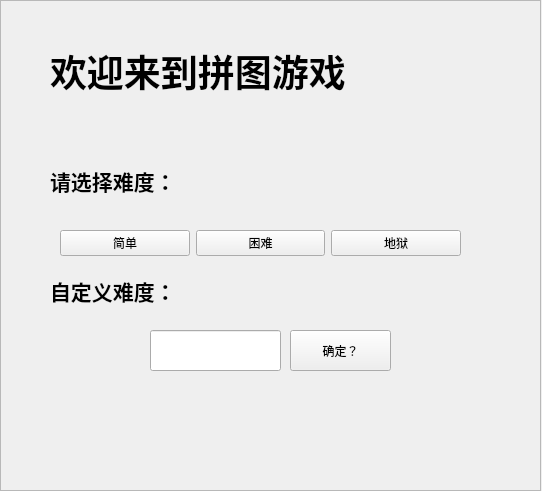
<?xml version="1.0" encoding="UTF-8"?>
<ui version="4.0">
 <class>Form_welcome</class>
 <widget class="QWidget" name="Form_welcome">
  <property name="geometry">
   <rect>
    <x>0</x>
    <y>0</y>
    <width>542</width>
    <height>491</height>
   </rect>
  </property>
  <property name="windowTitle">
   <string>Welcome!</string>
  </property>
  <property name="styleSheet">
   <string notr="true"/>
  </property>
  <widget class="QFrame" name="frame">
   <property name="geometry">
    <rect>
     <x>0</x>
     <y>0</y>
     <width>541</width>
     <height>491</height>
    </rect>
   </property>
   <property name="styleSheet">
    <string notr="true">#frame{
border-image: url(:/picture/background.png);
}
</string>
   </property>
   <property name="frameShape">
    <enum>QFrame::StyledPanel</enum>
   </property>
   <property name="frameShadow">
    <enum>QFrame::Raised</enum>
   </property>
   <widget class="QLabel" name="label">
    <property name="geometry">
     <rect>
      <x>50</x>
      <y>20</y>
      <width>451</width>
      <height>101</height>
     </rect>
    </property>
    <property name="font">
     <font>
      <family>楷体</family>
      <pointsize>28</pointsize>
      <weight>75</weight>
      <bold>true</bold>
     </font>
    </property>
    <property name="text">
     <string>欢迎来到拼图游戏</string>
    </property>
   </widget>
   <widget class="QLabel" name="label_2">
    <property name="geometry">
     <rect>
      <x>50</x>
      <y>270</y>
      <width>181</width>
      <height>41</height>
     </rect>
    </property>
    <property name="font">
     <font>
      <family>楷体</family>
      <pointsize>16</pointsize>
      <weight>75</weight>
      <bold>true</bold>
     </font>
    </property>
    <property name="text">
     <string>自定义难度：</string>
    </property>
   </widget>
   <widget class="QLineEdit" name="Edit_custom">
    <property name="geometry">
     <rect>
      <x>150</x>
      <y>330</y>
      <width>131</width>
      <height>41</height>
     </rect>
    </property>
   </widget>
   <widget class="QPushButton" name="Button_comfirm">
    <property name="geometry">
     <rect>
      <x>290</x>
      <y>330</y>
      <width>101</width>
      <height>41</height>
     </rect>
    </property>
    <property name="text">
     <string>确定？</string>
    </property>
   </widget>
   <widget class="QLabel" name="label_3">
    <property name="geometry">
     <rect>
      <x>50</x>
      <y>150</y>
      <width>221</width>
      <height>61</height>
     </rect>
    </property>
    <property name="font">
     <font>
      <family>楷体</family>
      <pointsize>16</pointsize>
      <weight>75</weight>
      <bold>true</bold>
     </font>
    </property>
    <property name="text">
     <string>请选择难度：</string>
    </property>
   </widget>
   <widget class="QWidget" name="layoutWidget">
    <property name="geometry">
     <rect>
      <x>60</x>
      <y>230</y>
      <width>401</width>
      <height>26</height>
     </rect>
    </property>
    <layout class="QHBoxLayout" name="horizontalLayout">
     <item>
      <widget class="QPushButton" name="Button_easy">
       <property name="minimumSize">
        <size>
         <width>30</width>
         <height>0</height>
        </size>
       </property>
       <property name="text">
        <string>简单</string>
       </property>
      </widget>
     </item>
     <item>
      <widget class="QPushButton" name="Button_hard">
       <property name="text">
        <string>困难</string>
       </property>
      </widget>
     </item>
     <item>
      <widget class="QPushButton" name="Button_hell">
       <property name="text">
        <string>地狱</string>
       </property>
      </widget>
     </item>
    </layout>
   </widget>
  </widget>
 </widget>
 <resources/>
 <connections/>
</ui>
